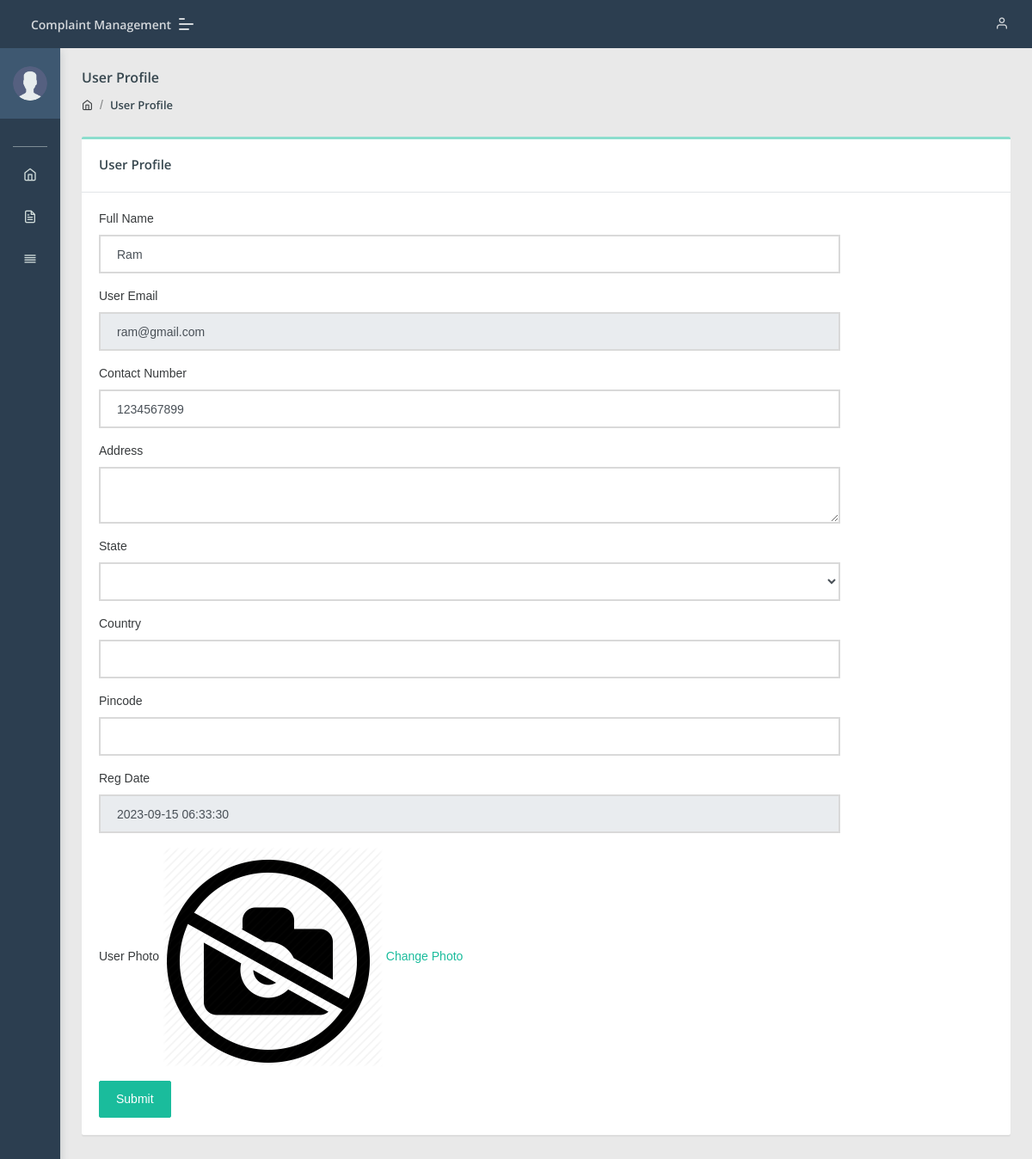
The page /cms/user/profile.php (signed in) on the database its author committed.
### tables this page shows
CREATE TABLE `users` (
  `id` int(11) NOT NULL,
  `fullName` varchar(255) DEFAULT NULL,
  `userEmail` varchar(255) DEFAULT NULL,
  `password` varchar(255) DEFAULT NULL,
  `contactNo` bigint(11) DEFAULT NULL,
  `address` tinytext DEFAULT NULL,
  `Area` varchar(255) DEFAULT NULL,
  `country` varchar(255) DEFAULT NULL,
  `pincode` int(6) DEFAULT NULL,
  `userImage` varchar(255) DEFAULT NULL,
  `regDate` timestamp NOT NULL DEFAULT current_timestamp(),
  `updationDate` timestamp NULL DEFAULT NULL,
  `status` int(1) DEFAULT NULL
);

### cms/user/profile.php (the view, shortened to what this page needs)
<?php
include('include/config.php');
if(strlen($_SESSION['id'])==0)
	{
header('location:index.php');
}
else{
	?>
<!DOCTYPE html>
<html lang="en">
<head>
    <link rel="stylesheet" href="../admin/assets/css/style.css">
</head>
<body class="">
	<?php include('include/sidebar.php');?>
	<?php include('include/header.php');?>
<section class="pcoded-main-container">
    <div class="pcoded-content">
        <div class="page-header">
            <div class="page-block">
                <div class="row align-items-center">
                    <div class="col-md-12">
                        <div class="page-header-title">
                            <h5 class="m-b-10">User Profile</h5>
                        </div>
                        <ul class="breadcrumb">
                            <li class="breadcrumb-item"><a href="dashboard.php"><i class="feather icon-home"></i></a></li>
                            <li class="breadcrumb-item"><a href="profile.php">User Profile</a></li>
                        </ul>
                    </div>
                </div>
            </div>
        </div>
        <div class="row">
            <div class="col-sm-12">
                <div class="card">
                    <div class="card-header">
                        <h5>User Profile</h5>
                    </div>
                    <div class="card-body">
                        <div class="row">
                            <div class="col-md-10">
                            	<?php
$id=intval($_SESSION["id"]);
$query=mysqli_query($con,"select * from users where id='$id'");
while($row=mysqli_fetch_array($query))
{
?>
                                <form method="post">
                                    <div class="form-group">
                                        <label for="exampleInputEmail1">Full Name</label>
                                        <input type="text" name="fullname" required="required" value="<?php echo htmlentities($row['fullName']);?>" class="form-control" >
                                    </div>
                                      <div class="form-group">
                                        <label for="exampleInputEmail1">User Email</label>
                                        <input type="email" name="useremail" required="required" value="<?php echo htmlentities($row['userEmail']);?>" class="form-control" readonly>
                                    </div>
                                       <div class="form-group">
                                        <label for="exampleInputEmail1">Contact Number</label>
                                        <input type="text" name="contactno" required="required" value="<?php echo htmlentities($row['contactNo']);?>" class="form-control">
                                    </div>
                                       <div class="form-group">
                                        <label for="exampleInputEmail1">Address</label>
                                        <textarea  name="address" required="required" class="form-control"><?php echo htmlentities($row['address']);?></textarea>
                                    </div>
                                    <div class="form-group">
                                        <label for="exampleInputPassword1">State</label>
                                        <select name="state" required="required" class="form-control">
<option value="<?php echo htmlentities($row['State']);?>"><?php echo htmlentities($st=$row['State']);?></option>
<?php $sql=mysqli_query($con,"select stateName from state ");
while ($rw=mysqli_fetch_array($sql)) {
  if($rw['stateName']==$st)
  {
    continue;
  }
  else
  {
  ?>
  <option value="<?php echo htmlentities($rw['stateName']);?>"><?php echo htmlentities($rw['stateName']);?></option>
<?php
}}
?>
</select>
                                    </div>
                                     <div class="form-group">
                                        <label for="exampleInputPassword1">Country</label>
                                        <input type="text" name="country" required="required" value="<?php echo htmlentities($row['country']);?>" class="form-control">
                                    </div>
                                     <div class="form-group">
                                        <label for="exampleInputPassword1">Pincode</label>
                                       <input type="text" name="pincode" maxlength="6" required="required" value="<?php echo htmlentities($row['pincode']);?>" class="form-control">
                                    </div>
                                     <div class="form-group">
                                        <label for="exampleInputPassword1">Reg Date</label>
                                        <input type="text" name="regdate" required="required" value="<?php echo htmlentities($row['regDate']);?>" class="form-control" readonly>
                                    </div>
                                    <div class="form-group">
                                        <label for="exampleInputPassword1">User Photo</label>
                                       <?php $userphoto=$row['userImage'];
if($userphoto==""):
?>
<img src="userimages/noimage.png" width="256" height="256" >
<a href="update-image.php">Change Photo</a>
<?php else:?>
    <img src="userimages/<?php echo htmlentities($userphoto);?>" width="256" height="256">
    <a href="update-image.php">Change Photo</a>
<?php endif;?>
                                    </div><?php } ?>
                                    <button type="submit" class="btn  btn-primary" name="submit">Submit</button>
                                </form>
                            </div>
                        </div>
                    </div>
                </div>
            </div>
        </div>
    </div>
</section>
</body>
</html>
<?php } ?>

### cms/user/include/sidebar.php (shortened to what this page needs)
	<nav class="pcoded-navbar  ">
		<div class="navbar-wrapper  ">
			<div class="navbar-content scroll-div " >
				<div class="">
					<div class="main-menu-header">
						<?php
$id=intval($_SESSION["id"]);
$query=mysqli_query($con,"select * from users where id='$id'");
while($row=mysqli_fetch_array($query))
{
?>
						<img class="img-radius" src="../admin/assets/images/user/user.png" alt="User-Profile-Image">
						<div class="user-details">
						</div><?php } ?>
					</div>
				</div>
				<ul class="nav pcoded-inner-navbar ">
					<li class="nav-item pcoded-menu-caption">
					</li>
					<li class="nav-item">
					    <a href="dashboard.php" class="nav-link "><span class="pcoded-micon"><i class="feather icon-home"></i></span><span class="pcoded-mtext">Dashboard</span></a>
					</li>
					<li class="nav-item">
					    <a href="register-complaint.php" class="nav-link "><span class="pcoded-micon"><i class="feather icon-file-text"></i></span><span class="pcoded-mtext">Lodge Complaint</span></a>
					</li>
					<li class="nav-item">
					    <a href="complaint-history.php" class="nav-link "><span class="pcoded-micon"><i class="feather icon-align-justify"></i></span><span class="pcoded-mtext">Complaint History</span></a>
					</li>
				</ul>
			</div>
		</div>
	</nav>

### rows shown on the page
users: fullname "Ram", useremail "ram@gmail.com", contactno "1234567899", regdate "2023-09-15 06:33:30"
